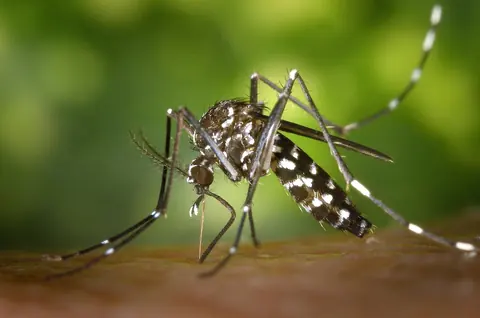
#> input picture assets/img/aedes-mosquito-480.webp, 480 x 318 px
$ python add-image.py ../assets/img/aedes-mosquito-480.webp ../assets/img/aesthetic-device-1280.webp
#> lines starting #> are read from the running program, lines starting #| are printed output that depends on the picture
"""Add a photo to the site.

Usage: python tools/add-image.py path/to/photo.jpg image-name

Writes assets/img/<name>-{480,960,1600}.webp (capped at the original width)
and a 1200x630 social image <name>-og.jpg, then records the size in
tools/build/imgmeta.json so the build can reference it as img('<name>', alt).
Requires Pillow (pip install pillow).
"""
import json
import os
import sys

from PIL import Image

HERE = os.path.dirname(os.path.abspath(__file__))
OUT = os.path.join(HERE, '..', 'assets', 'img')
META = os.path.join(HERE, 'build', 'imgmeta.json')


def main(src, name):
#> called with src = '../assets/img/aedes-mosquito-480.webp', name = '../assets/img/aesthetic-device-1280.webp'
    im = Image.open(src).convert('RGB')
#> im is the input picture: PIL image 480x318 RGB; mean R, G, B 99.2, 105.1, 43.1
    w, h = im.size
#> w = 480; h = 318
    widths = sorted(set(min(t, w) for t in (480, 960, 1600)))
#> widths = [480]
    for tw in widths:
        im.resize((tw, round(h * tw / w)), Image.LANCZOS).save(
            os.path.join(OUT, f'{name}-{tw}.webp'), 'WEBP', quality=76, method=6)
    ratio = 1200 / 630
    if w / h > ratio:
        nw = round(h * ratio)
        box = ((w - nw) // 2, 0, (w - nw) // 2 + nw, h)
    else:
        nh = round(w / ratio)
#> nh = 252
        box = (0, (h - nh) // 2, w, (h - nh) // 2 + nh)
#> box = (0, 33, 480, 285)
    im.crop(box).resize((1200, 630), Image.LANCZOS).save(
        os.path.join(OUT, f'{name}-og.jpg'), 'JPEG', quality=80, optimize=True, progressive=True)
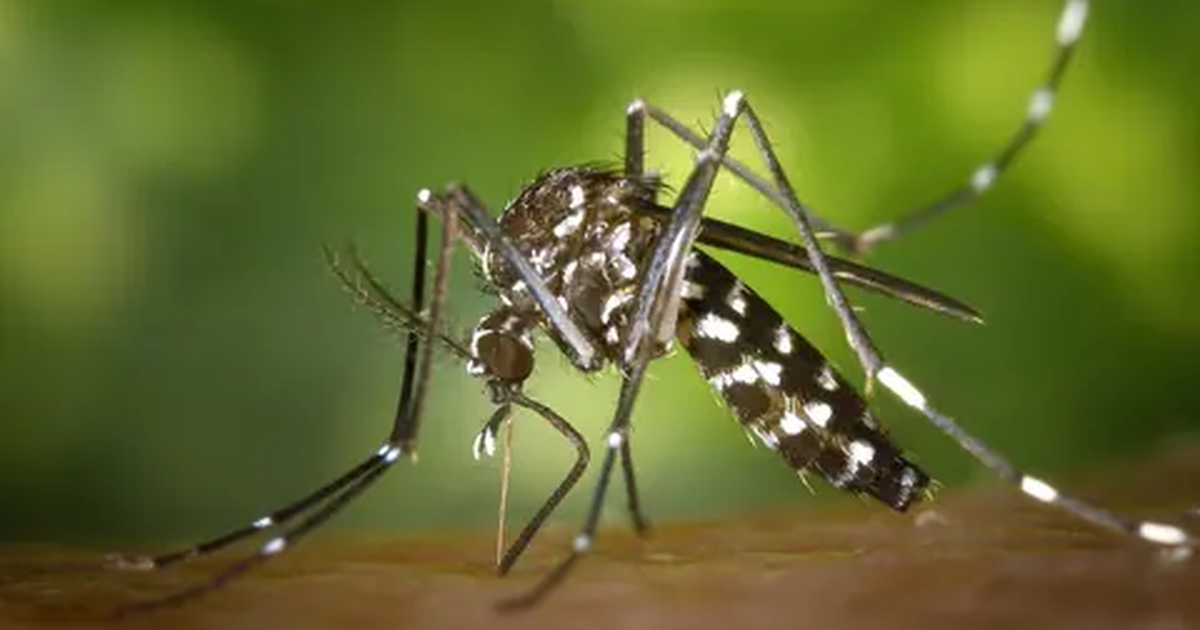
#> saved as aesthetic-device-1280.webp-og.jpg: PIL image 1200x630 RGB; mean R, G, B 97.8, 106.9, 44.6

    meta = json.load(open(META, encoding='utf-8'))
#> (reads tools/build/imgmeta.json from the repository)
    meta[name] = {'w': w, 'h': h, 'widths': widths}
    json.dump(meta, open(META, 'w', encoding='utf-8'), indent=1)
    print(f'added {name}: {widths} + og')
#| added ../assets/img/aesthetic-device-1280.webp: [480] + og


if __name__ == '__main__':
    if len(sys.argv) != 3:
        sys.exit(__doc__)
    main(sys.argv[1], sys.argv[2])
